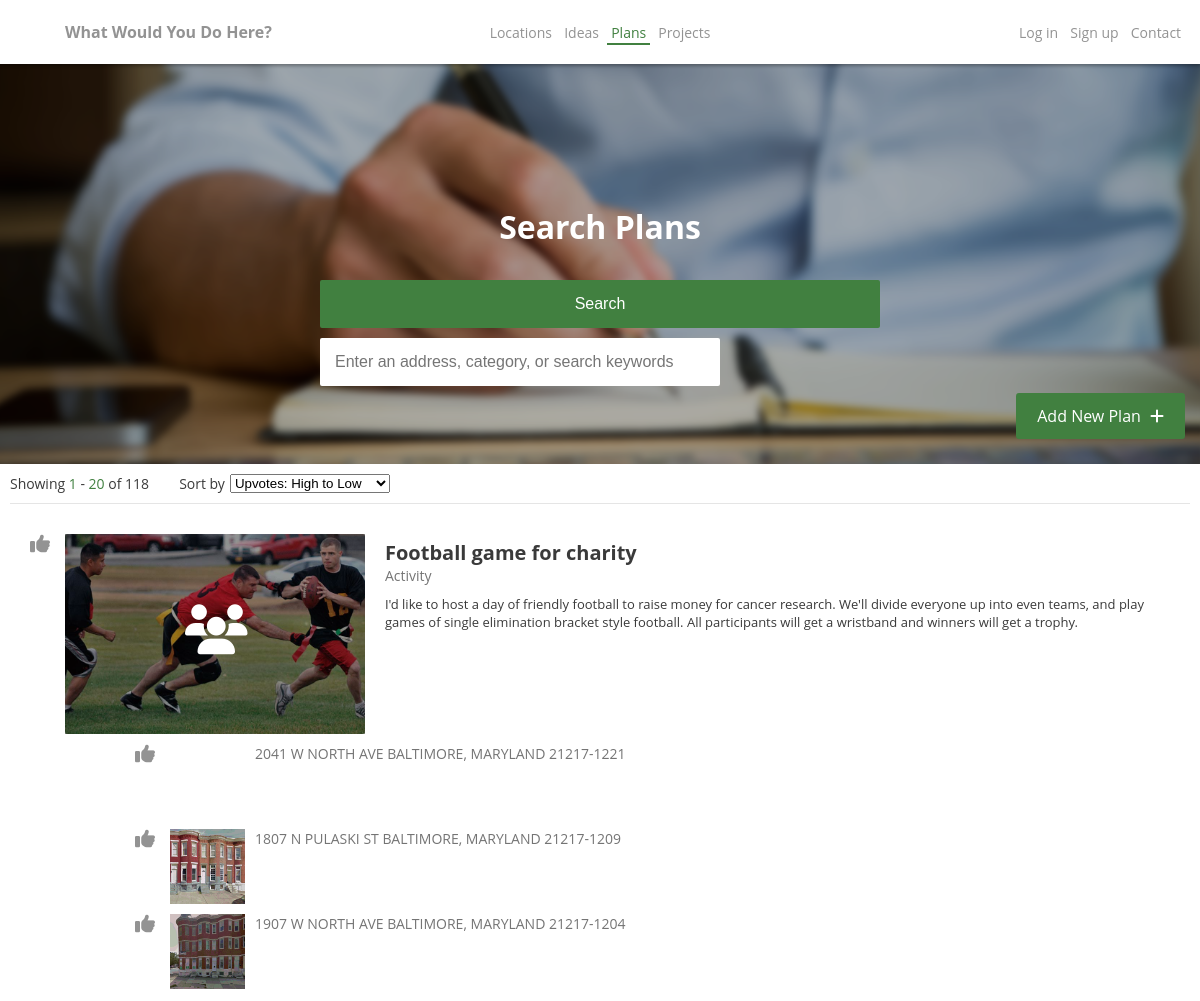
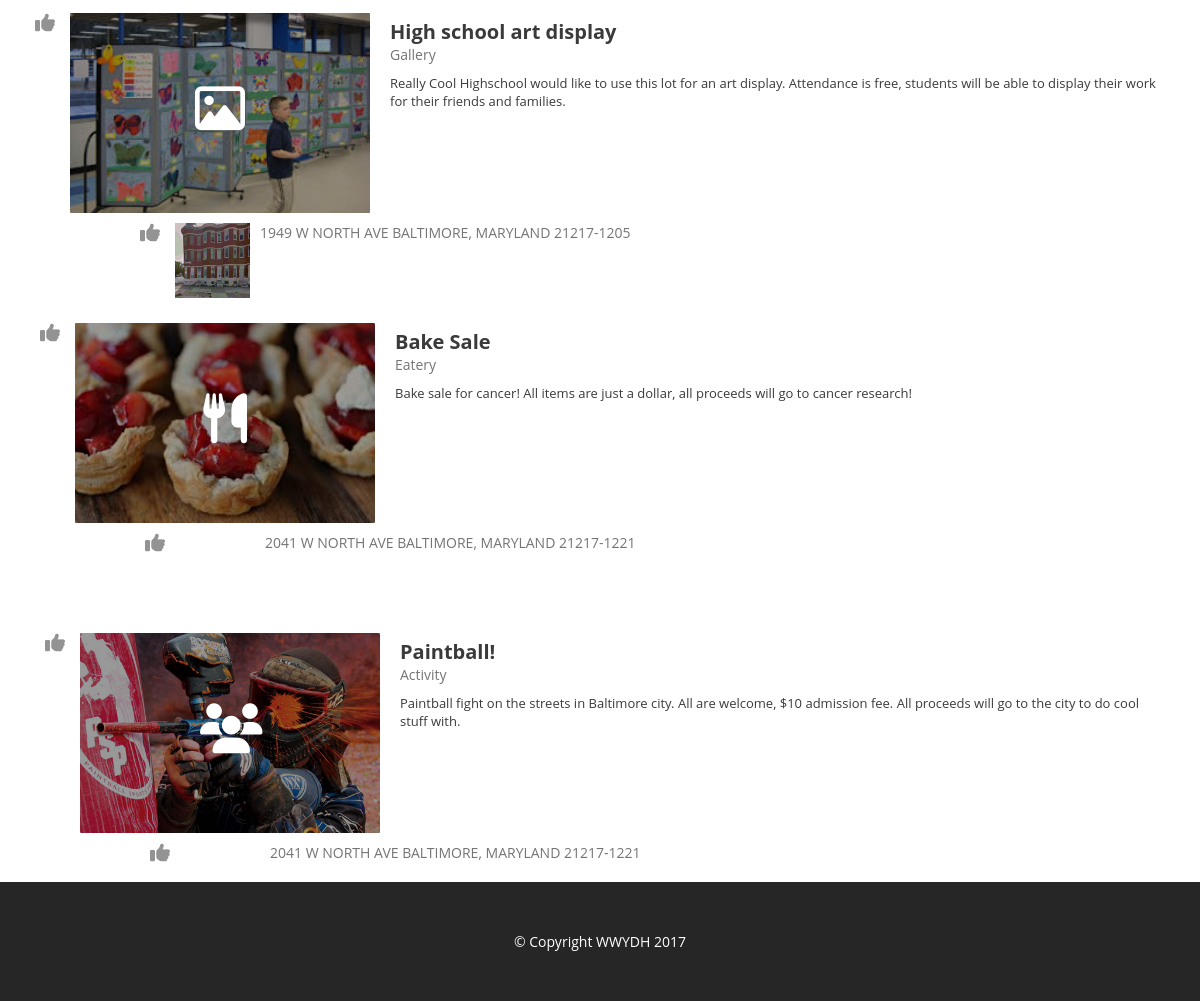
Screenshot of /plans/index.php with the database file from the repository (2 pictures, top to bottom).
### tables this page shows
CREATE TABLE `plans` (
  `id` int(11) unsigned NOT NULL AUTO_INCREMENT,
  `title` varchar(250) DEFAULT NULL,
  `location_id` int(11) DEFAULT NULL,
  `idea_id` int(11) DEFAULT NULL,
  `creator_id` int(11) NOT NULL,
  `published` int(11) NOT NULL DEFAULT '0',
  PRIMARY KEY (`id`)
);

CREATE TABLE `ideas` (
  `id` int(11) unsigned NOT NULL AUTO_INCREMENT,
  `title` varchar(500) NOT NULL DEFAULT '',
  `description` longtext NOT NULL,
  `category` int(11) NOT NULL DEFAULT '0',
  `timestamp` timestamp NOT NULL DEFAULT CURRENT_TIMESTAMP,
  `image` varchar(250) NOT NULL DEFAULT '',
  `owner` int(11) DEFAULT NULL,
  PRIMARY KEY (`id`)
);

CREATE TABLE `locations` (
  `id` int(11) unsigned NOT NULL AUTO_INCREMENT,
  `building_address` tinytext,
  `block` varchar(100) DEFAULT NULL,
  `lot` varchar(100) DEFAULT NULL,
  `zip_code` varchar(50) DEFAULT NULL,
  `city` varchar(200) DEFAULT NULL,
  `neighborhood` varchar(500) DEFAULT NULL,
  `police_district` varchar(500) DEFAULT NULL,
  `council_district` varchar(500) DEFAULT NULL,
  `longitude` varchar(500) DEFAULT NULL,
  `latitude` varchar(500) DEFAULT NULL,
  `owner` varchar(500) DEFAULT NULL,
  `use` varchar(100) DEFAULT NULL,
  `mailing_address` tinytext,
  `image` varchar(100) DEFAULT NULL,
  PRIMARY KEY (`id`)
);

### helpers/paginate.php (called while the page is built)
<?php
    $itemCount = 20;
    $page = isset($_GET["page"]) ? $_GET["page"] : 1;
?>

### helpers/vars.php (called while the page is built)
<?php
    $idea_categories = [
        "0" => [
            "title" => "other",
            "fa-icon" => "fa-ellipsis-h",
            "image" => "other.jpg"
        ],
        "1" => [
            "title" => "coffee shop",
            "fa-icon" => "fa-coffee",
            "image" => "coffee.jpg"
        ],
        "2" => [
            "title" => "eatery",
            "fa-icon" => "fa-cutlery",
            "image" => "eatery.jpg"
        ],
        "3" => [
            "title" => "bar",
            "fa-icon" => "fa-glass",
            "image" => "bar.jpg"
        ],
        "4" => [
            "title" => "outdoor / park",
            "fa-icon" => "fa-leaf",
            "image" => "park.jpg"
        ],
        "5" => [
            "title" => "parking",
            "fa-icon" => "fa-car",
            "image" => "parking.jpg"
        ],
        "6" => [
            "title" => "activity",
            "fa-icon" => "fa-users",
            "image" => "activity.jpg"
        ],
        "7" => [
            "title" => "vendor",
            "fa-icon" => "fa-shopping-bag",
            "image" => "vendor.jpg"
        ],
        "8" => [
            "title" => "gallery",
            "fa-icon" => "fa-picture-o",
            "image" => "gallery.jpg"
        ]
    ];
?>

### plans/index.php (the view, shortened to what this page needs)
<?php
	include "../helpers/paginate.php";
	include "../helpers/vars.php";
	include "../helpers/conn.php";
	$q = $conn->prepare("SELECT COUNT(i.id) as total FROM plans i");
	$q->execute();
	$total = $q->get_result()->fetch_array(MYSQLI_ASSOC)["total"];
	$offset = $itemCount * ($page - 1);
	if (isset($_GET["isSearch"])) {
		$theQuery = "SELECT * FROM `locations` WHERE `building_address` LIKE '%{$_GET["sAddress"]}%' AND `building_address` LIKE '%{$_GET["sAddress"]}%' AND `block` LIKE '%{$_GET["sBlock"]}%' AND `lot` LIKE '%{$_GET["sLot"]}%' AND `zip_code` LIKE '%{$_GET["sZip"]}%' AND `city` LIKE '%{$_GET["sCity"]}%' AND `neighborhood` LIKE '%{$_GET["sNeighborhood"]}%' AND `police_district` LIKE '%{$_GET["sPoliceDistrict"]}%' AND `council_district` LIKE '%{$_GET["sCouncilDistrict"]}%' AND `longitude` LIKE '%{$_GET["sLongitude"]}%' AND `latitude` LIKE '%{$_GET["sLatitude"]}%' AND `owner` LIKE '%{$_GET["sOwner"]}%' AND `use` LIKE '%{$_GET["sUse"]}%' AND `mailing_address` LIKE '%{$_GET["sMailingAddr"]}%'";
	} else {
		$q = $conn->prepare("SELECT pl.*, i.*, l.*, i.image AS `idea image`, GROUP_CONCAT(DISTINCT f.feature SEPARATOR '[-]') AS features FROM plans pl LEFT JOIN ideas i ON i.id = pl.idea_id LEFT JOIN locations l ON l.id = pl.location_id LEFT JOIN location_features f ON f.location_id = l.id WHERE pl.published = 1 GROUP BY l.id, i.id  ORDER BY i.id");
	}
	$q->execute();
	$data = $q->get_result();
	$plans = [];
	$row = $data->fetch_array(MYSQLI_ASSOC);
	$plans[$row["idea_id"]] = [];
	array_push($plans[$row["idea_id"]], $row);
	while ($row = $data->fetch_array(MYSQLI_ASSOC)) {
		if (array_key_exists($row["idea_id"], $plans)) {
			array_push($plans[$row["idea_id"]], $row);
		} else {
			$plans[$row["idea_id"]] = [];
			array_push($plans[$row["idea_id"]], $row);
		}
	}
?>
<!DOCTYPE html>
<html>
	<head>
		<link href="../helpers/header_footer.css" type="text/css" rel="stylesheet" />
		<link href="../helpers/splash.css" type="text/css" rel="stylesheet" />
		<link href="styles.css" type="text/css" rel="stylesheet" />
		<link rel="stylesheet" href="//code.jquery.com/ui/1.12.1/themes/base/jquery-ui.css">
<link rel="stylesheet" href="/resources/demos/style.css">
	</head>
	<body>
		<div class="width">
			<div id="nav">
	            <div class="nav-inner width clearfix <?php if (isset($_SESSION['user'])) echo 'loggedin' ?>">
	                <a href="../home">
	                    <div id="logo"></div>
	                    <div id="logo_name">What Would You Do Here?</div>
	                </a>
	                <div id="user_nav" class="nav">
	                    <?php if (!isset($_SESSION["user"])) { ?>
	                        <ul>
	                            <a href="../login"><li>Log in</li></a>
	                            <a href="#"><li>Sign up</li></a>
	                            <a href="../contact"><li>Contact</li></a>
	                        </ul>
	                    <?php } ?>
	                </div>
	                <div id="main_nav" class="nav">
	                    <ul>
	                        <a href="../locations"><li>Locations</li></a>
	                        <a href="../ideas"><li>Ideas</li></a>
	                        <a href="../plans" class="active"><li>Plans</li></a>
	                        <a href="../projects"><li>Projects</li></a>
	                    </ul>
	                </div>
	            </div>
	        </div>
		</div>
		<div id="splash">
			<div class="splash_content">
				<h1>Search Plans</h1>
				<form method="POST">
					<input type="submit" name="simple_search" value="Search"></input>
					<input name="search" type="text" placeholder="Enter an address, category, or search keywords" />
				</form>
			</div>
			<div class="new-of-type">
				Add New Plan
				<i class="fa fa-plus" aria-hidden="true"></i>
			</div>
		</div>
		<div class="grid-inner width">
			<div id="toolbar">
				<div id="item-count">
					Showing <span><?php echo $offset + 1 ?></span> -
					<span><?php echo ($total - $offset > $itemCount) ? $itemCount : $total ?></span> of <?php echo $total ?>
				</div>
				<div id="sort">
					<span>Sort by</span>
					<select>
						<option value="default" selected>Upvotes: High to Low</option>
					</select>
				</div>
			</div>
		</div>
		<div class="grid-inner width">
			<?php
			foreach ($plans as $plan) {
				$row = $plan[0];  ?>
				<div class="idea">
					<div class="grid-item width">
						<div class="vote">
							<div class="upvote">
								<i class="fa fa-thumbs-up" aria-hidden="true"></i>
							</div>
						</div>
						<div class="idea_image_wrapper">
							<i class="fa <?php echo $idea_categories[$row['category']]['fa-icon'] ?>"></i>
							<div class="overlay"></div>
							<div class="idea_image" style="background-image: url(../helpers/idea_images/<?php echo $row["idea image"]?>);"></div>
						</div>
						<div class="idea_desc">
							<div class="title"><?php echo $row["title"] ?></div>
							<div class="category"><?php echo $idea_categories[$row['category']]["title"] ?></div>
							<div class="description"><?php echo $row["description"] ?></div>
						</div>
					</div>
					<div class="locations">
						<?php foreach($plan as $location) {
							if (isset($location["features"])) $location["features"] = implode(" | ", explode("[-]", $location["features"])); ?>
							<div class="location">
								<div class="vote">
									<div class="upvote">
										<i class="fa fa-thumbs-up" aria-hidden="true"></i>
									</div>
								</div>
								<div class="location_image" style="background-image: url(../helpers/location_images/<?php echo $location["image"] ?>)"></div>
								<div class="location_address"><?php echo $location["building_address"]." ".$location["city"].", Maryland ".$location["zip_code"] ?></div>
							</div>
						<?php } ?>
					</div>
		 	<?php }
			?>
		</div>
	</div>
		<div id="pagination">
			<div class="grid-inner">
				<ul>
				<?php
					$starting_page = ($page - 5 > 0) ? $page - 5 : 1;
					$ending_page = ($page + 5 < ceil($total / $itemCount)) ? $page + 5 : ceil($total / $itemCount);
					for ($i = 0; $i <= 10 && $starting_page + $i <= $ending_page; $i++) { ?>
						<li><a <?php echo ($page == $starting_page + $i) ? 'class="active"' : "" ?>
							href="?page=<?php echo $starting_page + $i ?>"><?php echo $starting_page + $i ?></a>
						</li>
				<?php } ?>
				</ul>
			</div>
		</div>
		<div id="footer">
            <div class="grid-inner">
                &copy; Copyright WWYDH <?php echo date("Y") ?>
            </div>
        </div>
	</body>
</html>

### helpers/header_footer.css (style rules this page uses)
.width { padding: 0px 15px; margin: auto; }
.new-of-type { color: white; background: #418040; border-radius: 3px; padding: 12px 21px; position: absolute; bottom: 25px; right: 15px; font-size: 16px; text-transform: capitalize; cursor: pointer; transition: opacity 0.15s ease; -webkit-font-smoothing: subpixel-antialiased; }
.new-of-type i { margin-left: 5px; }
#toolbar { width: 100%; font-size: 14px; border-bottom: 1px solid rgba(0, 0, 0, 0.1); padding-bottom: 10px; margin-bottom: 5px; }
#toolbar #item-count { float: left; margin-right: 30px; }
#toolbar #item-count span { color: #418040; }
#toolbar #sort span { float: left; color: #3A3A3A; }
#toolbar #sort select { float: left; margin-left: 5px; }
body { padding: 0; margin: 0; font-family: "Open Sans", sans-serif; color: #3a3a3a; }
#nav { background: white; position: fixed; top: 0; left: 0; padding: 5px 0; width: 100%; z-index: 10; box-shadow: 0px 2px 3px 0px rgba(0,0,0,0.3); }
#main_nav { position: absolute; margin: auto; left: 0; right: 0; }
.clearfix:after { content: " "; display: block; height: 0; clear: both; }
#nav #logo { background-image: url(../images/logo.png); background-size: contain; background-position: center; background-repeat: no-repeat; height: 40px; width: 40px; float: left; margin-top: 5px; }
#logo_name { color: #939393; font-weight: 700; margin: 16px 0px 0px 10px; width: 250px; float: left; }
.nav { width: 400px; text-align: center; margin: auto; }
.nav a { color: #939393; text-decoration: none; transition: color 0.15s ease; font-size: 14px; position: relative; }
.nav a:hover, .nav a.active { color: #418040; }
.nav a.active:after { content: " "; background: #418040; height: 2px; width: 100%; left: 0; position: absolute; bottom: -3px; }
.nav ul { padding: 0; }
.nav li { list-style-type: none; display: inline-block; margin: 0px 4px; }
#user_nav { width: 200px; float: right; text-align: right; }
#footer { background-color: #262626; text-align: center; color: white; clear: both; font-size: 14px; overflow: hidden; }
#footer .grid-inner { max-width: 1400px; margin: 40px auto; }
#pagination a.active { color: #3a3a3a; }

### helpers/splash.css (style rules this page uses)
#splash { width: 100%; height: 400px; margin-top: 64px; background-size: cover; background-position: center top; background-repeat: no-repeat; position: relative; }
#splash .splash_content { max-width: 560px; height: 160px; color: white; text-align: center; margin: auto; position: absolute; top: 0; left: 0; right: 0; bottom: 0; }
#splash .splash_content [name=search] { padding: 15px; -webkit-appearance: none; border: 0px solid rgba(0, 0, 0, 0.15); border-radius: 2px; font-size: 16px; width: 400px; float: left; }
#splash .splash_content [name=simple_search] { float: right; padding: 15px 34px; background: #418040; border-radius: 2px; font-size: 16px; color: white; border: none; transition: opacity 0.15s ease; cursor: pointer; -webkit-font-smoothing: subpixel-antialiased; }

### login/style.css (style rules this page uses)
#footer { position: fixed; bottom: 0; left: 0; width: 100%; }
form { width: 100%; }
input { width: 100%; padding: 12px; font-size: 14px; border: 1px solid rgba(0, 0, 0, 0.1); box-sizing: border-box; margin-bottom: 10px; border-radius: 2px; }
input[type="submit"] { -webkit-appearance: none; background: #418040; color: white; cursor: pointer; margin-top: 10px; }

### rows the page displays
plans: idea.image (picture), idea.title "Football game for charity", idea.category "Activity", idea.description "I'd like to host a day of friendly football to raise money for cancer research. We'll divide everyone up into even teams, and play games of single elimination bracket style football. All participants will get a wristband and winners will get a trophy.", location.building_address "2041 W NORTH AVE", location.city "BALTIMORE", location.zip_code "21217-1221"
plans: location.image (picture), location.building_address "1807 N PULASKI ST", location.city "BALTIMORE", location.zip_code "21217-1209"
plans: location.image (picture), location.building_address "1907 W NORTH AVE", location.city "BALTIMORE", location.zip_code "21217-1204"
plans: idea.image (picture), idea.title "High school art display", idea.category "Gallery", idea.description "Really Cool Highschool would like to use this lot for an art display. Attendance is free, students will be able to display their work for their friends and families.", location.image (picture), location.building_address "1949 W NORTH AVE", location.city "BALTIMORE", location.zip_code "21217-1205"
plans: idea.image (picture), idea.title "Bake Sale", idea.category "Eatery", idea.description "Bake sale for cancer! All items are just a dollar, all proceeds will go to cancer research!", location.building_address "2041 W NORTH AVE", location.city "BALTIMORE", location.zip_code "21217-1221"
plans: idea.image (picture), idea.title "Paintball!", idea.category "Activity", idea.description "Paintball fight on the streets in Baltimore city. All are welcome, $10 admission fee. All proceeds will go to the city to do cool stuff with.", location.building_address "2041 W NORTH AVE", location.city "BALTIMORE", location.zip_code "21217-1221"

### other values shown
$offset + 1 "1"
$itemCount "20"
$total "118"
